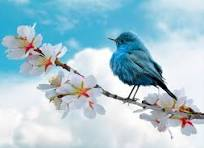
#> input picture day5 assesment/bird.jpg, 204 x 148 px
$ python edges.py
#> lines starting #> are read from the running program, lines starting #| are printed output that depends on the picture; after the words box and inside, x2 and y2 are one past the last pixel; in counts of white or black regions, pixels touching at a corner belong together
import cv2
import matplotlib.pyplot as plt
img=cv2.imread("bird.jpg")
#> img is the input picture: shape (148, 204, 3); mean B, G, R 210.8, 198.6, 168.4
gray=cv2.cvtColor(img,cv2.COLOR_BGR2GRAY)
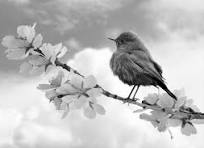
#> gray: shape (148, 204); min 1, max 255, mean 191
edges=cv2.Canny(gray,20,900)
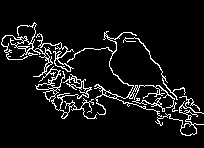
#> edges: shape (148, 204); 7.6% white in thin lines or dots, all inside (x1, y1, x2, y2) = (1, 22, 204, 136)
plt.imshow(cv2.cvtColor(edges,cv2.COLOR_BGR2RGB))
plt.show()
